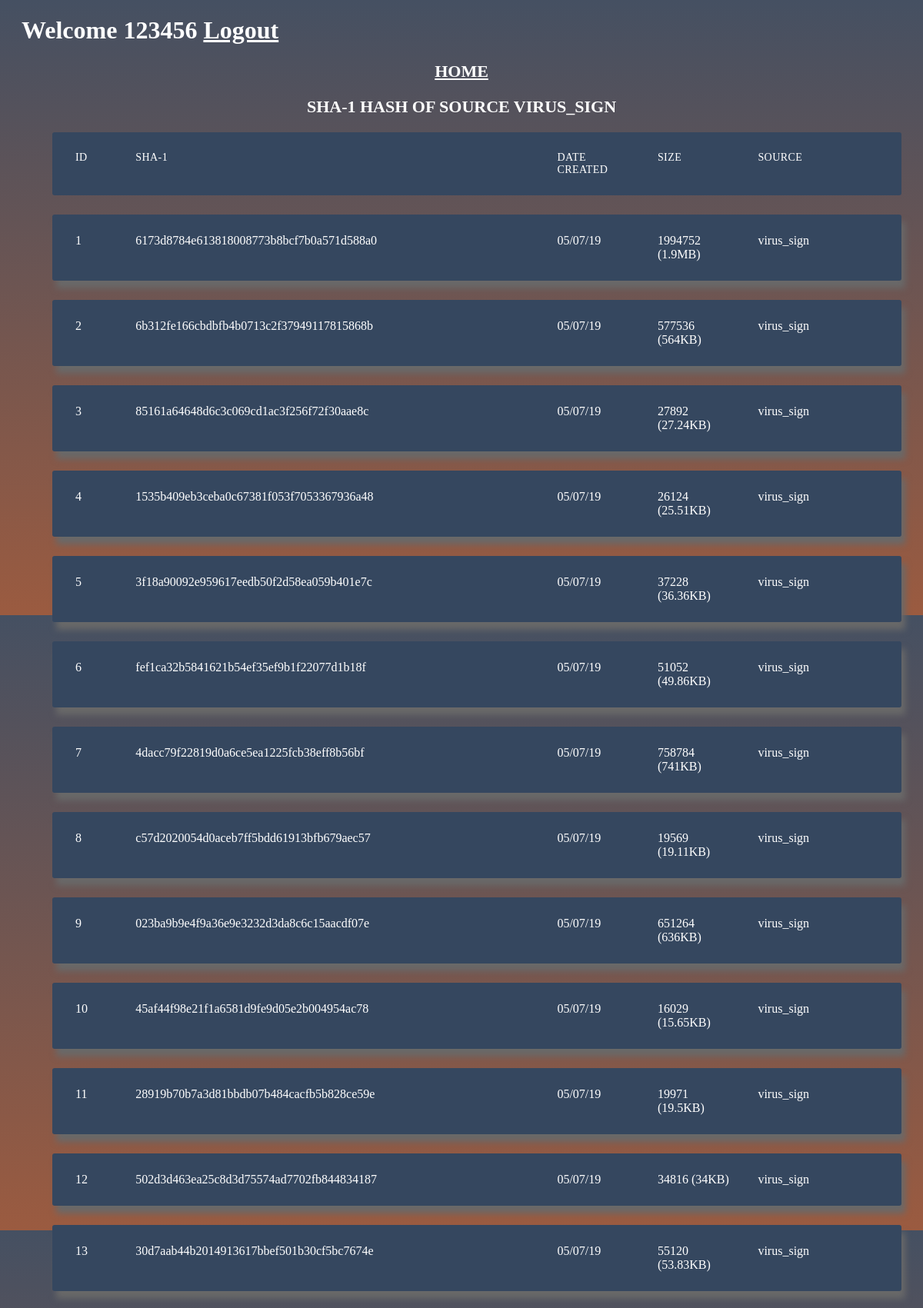
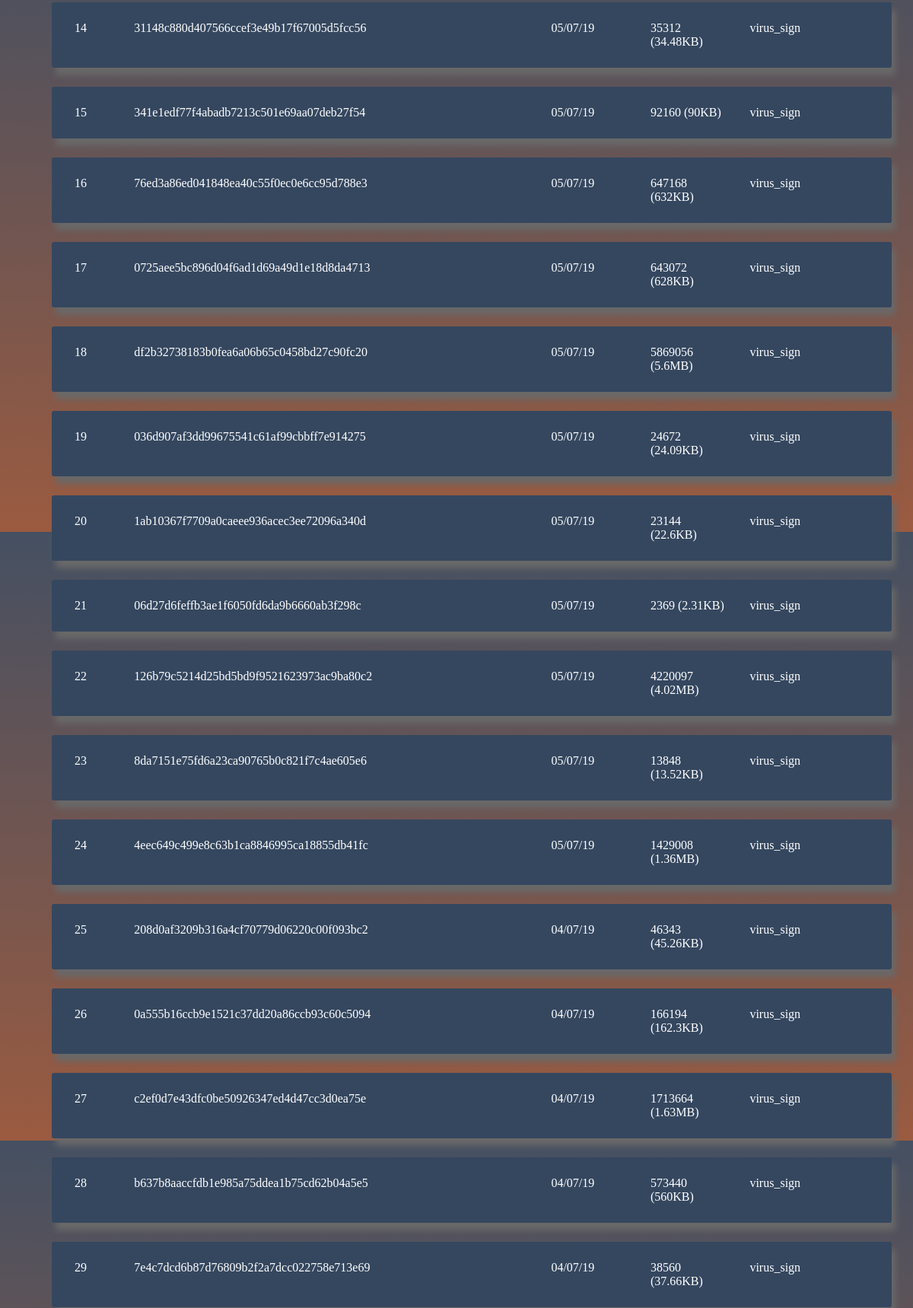
The page /source1_sha1 (signed in, upper part) on the database its author committed (2 pictures, top to bottom).
### hash_file/models.py (models this page shows, shortened)
class User(db.Model,UserMixin):
    id=db.Column(db.Integer,primary_key=True)
    name=db.Column(db.String(30),nullable=True)
    username=db.Column(db.String(20),unique=True,nullable=True)
    email=db.Column(db.String(30),unique=True,nullable=True)
    password=db.Column(db.String(40),unique=True,nullable=False)

class sha1(db.Model):
    id=db.Column(db.Integer,primary_key=True)
    hash=db.Column(db.String(400),nullable=True)
    date_created=db.Column(db.String(400),nullable=True)
    size=db.Column(db.String(400),nullable=True)
    source=db.Column(db.String(100),nullable=True)

### hash_file/routes.py (the view)
@app.route("/source1_sha1",methods=['GET','POST'])
def source1_sha1():
    try:
        data=sha1.query.filter(sha1.source=='virus_sign')
        return render_template('index1.html',title = 'HASH WORLD',data=data,str='SHA-1 HASH OF SOURCE VIRUS_SIGN',name=current_user.username)
    except:
        return redirect(url_for('error'))

### hash_file/routes.py (called while the page is built)
@login_manager.user_loader
def load_user(user_id):
    return User.query.get(int(user_id))

### hash_file/templates/index1.html (shortened to what this page needs)
<!DOCTYPE html>
<html lang="en" >
<head>
    <link rel="stylesheet" href="https://cdnjs.cloudflare.com/ajax/libs/meyer-reset/2.0/reset.min.css">
      <link rel="stylesheet" href="static/sty.css" type="text/css">
</head>
<body>
  <div class="container">
    <h1>  Welcome {{name}}  <a style="color: white" href='http://127.0.0.1:5000/logout'>Logout</a></h1>
  <h2 align='left'><a style="color: white" href='http://127.0.0.1:5000/basic'>HOME</h2></a><h2 align='centre'> {{str}}</h2>
  <ul class="responsive-table">
    <li class="table-header">
      <div class="col col-1">Id</div>
      <div class="col col-2">SHA-1</div>
      <div class="col col-3">Date Created</div>
      <div class="col col-4">Size</div>
      <div class="col col-5">Source</div>
    </li>
    {%for d in data%}
    <li class="table-row">
      <div class="col col-1" data-label="Id">{{d.id}}</div>
      <div class="col col-2" data-label="SHA-1">{{d.hash}}</div>
      <div class="col col-3" data-label="Date Created">{{d.date_created}}</div>
      <div class="col col-4" data-label="Size">{{d.size}}</div>
      <div class="col col-5" data-label="Source">{{d.source}}</div>
    </li>
    {%endfor%}
  </ul>
</div>
</body>
</html>

### hash_file/static/sty.css (style rules this page uses)
body { background: #9B5B40; background: -webkit-linear-gradient(#455062, #9B5B40); background: -o-linear-gradient(r#455062, #9B5B40); background: -moz-linear-gradient(#455062, #9B5B40); background: linear-gradient(#455062, #9B5B40); color:white ; font-family: tahoma; }
.container { max-width: 1500px; margin-left: 10px; margin-right: 10px; padding-left: 10px; padding-right: 10px; }
h2 { font-size: 22px; margin: 20px 0; text-align: center; }
.responsive-table li { border-radius: 3px; padding: 25px 30px; display: flex; justify-content: space-between; margin-bottom: 25px; }
.responsive-table .table-header { background-color: #35475F ; font-size: 14px; text-transform: uppercase; letter-spacing: 0.03em; }
.responsive-table .table-row { background-color: #35475F; box-shadow: 5px 10px 8px #696969; }
.responsive-table .col-1 { color: white; flex-basis: 5%; }
.responsive-table .col-2 { color: white; flex-basis: 50%; }
.responsive-table .col-3 { color: white; flex-basis: 10%; }
.responsive-table .col-4 { color: white; flex-basis: 10%; }
.responsive-table .col-5 { color: white; flex-basis: 15%; }

### rows shown on the page
User: username "123456"
sha1: id "1", hash "6173d8784e613818008773b8bcf7b0a571d588a0", date_created "05/07/19", size "1994752 (1.9MB)", source "virus_sign"
sha1: id "2", hash "6b312fe166cbdbfb4b0713c2f37949117815868b", date_created "05/07/19", size "577536 (564KB)", source "virus_sign"
sha1: id "3", hash "85161a64648d6c3c069cd1ac3f256f72f30aae8c", date_created "05/07/19", size "27892 (27.24KB)", source "virus_sign"
sha1: id "4", hash "1535b409eb3ceba0c67381f053f7053367936a48", date_created "05/07/19", size "26124 (25.51KB)", source "virus_sign"
sha1: id "5", hash "3f18a90092e959617eedb50f2d58ea059b401e7c", date_created "05/07/19", size "37228 (36.36KB)", source "virus_sign"
sha1: id "6", hash "fef1ca32b5841621b54ef35ef9b1f22077d1b18f", date_created "05/07/19", size "51052 (49.86KB)", source "virus_sign"
sha1: id "7", hash "4dacc79f22819d0a6ce5ea1225fcb38eff8b56bf", date_created "05/07/19", size "758784 (741KB)", source "virus_sign"
sha1: id "8", hash "c57d2020054d0aceb7ff5bdd61913bfb679aec57", date_created "05/07/19", size "19569 (19.11KB)", source "virus_sign"
sha1: id "9", hash "023ba9b9e4f9a36e9e3232d3da8c6c15aacdf07e", date_created "05/07/19", size "651264 (636KB)", source "virus_sign"
sha1: id "10", hash "45af44f98e21f1a6581d9fe9d05e2b004954ac78", date_created "05/07/19", size "16029 (15.65KB)", source "virus_sign"
sha1: id "11", hash "28919b70b7a3d81bbdb07b484cacfb5b828ce59e", date_created "05/07/19", size "19971 (19.5KB)", source "virus_sign"
sha1: id "12", hash "502d3d463ea25c8d3d75574ad7702fb844834187", date_created "05/07/19", size "34816 (34KB)", source "virus_sign"
sha1: id "13", hash "30d7aab44b2014913617bbef501b30cf5bc7674e", date_created "05/07/19", size "55120 (53.83KB)", source "virus_sign"
sha1: id "14", hash "31148c880d407566ccef3e49b17f67005d5fcc56", date_created "05/07/19", size "35312 (34.48KB)", source "virus_sign"
sha1: id "15", hash "341e1edf77f4abadb7213c501e69aa07deb27f54", date_created "05/07/19", size "92160 (90KB)", source "virus_sign"
sha1: id "16", hash "76ed3a86ed041848ea40c55f0ec0e6cc95d788e3", date_created "05/07/19", size "647168 (632KB)", source "virus_sign"
sha1: id "17", hash "0725aee5bc896d04f6ad1d69a49d1e18d8da4713", date_created "05/07/19", size "643072 (628KB)", source "virus_sign"
sha1: id "18", hash "df2b32738183b0fea6a06b65c0458bd27c90fc20", date_created "05/07/19", size "5869056 (5.6MB)", source "virus_sign"
sha1: id "19", hash "036d907af3dd99675541c61af99cbbff7e914275", date_created "05/07/19", size "24672 (24.09KB)", source "virus_sign"
sha1: id "20", hash "1ab10367f7709a0caeee936acec3ee72096a340d", date_created "05/07/19", size "23144 (22.6KB)", source "virus_sign"
sha1: id "21", hash "06d27d6feffb3ae1f6050fd6da9b6660ab3f298c", date_created "05/07/19", size "2369 (2.31KB)", source "virus_sign"
sha1: id "22", hash "126b79c5214d25bd5bd9f9521623973ac9ba80c2", date_created "05/07/19", size "4220097 (4.02MB)", source "virus_sign"
sha1: id "23", hash "8da7151e75fd6a23ca90765b0c821f7c4ae605e6", date_created "05/07/19", size "13848 (13.52KB)", source "virus_sign"
sha1: id "24", hash "4eec649c499e8c63b1ca8846995ca18855db41fc", date_created "05/07/19", size "1429008 (1.36MB)", source "virus_sign"
sha1: id "25", hash "208d0af3209b316a4cf70779d06220c00f093bc2", date_created "04/07/19", size "46343 (45.26KB)", source "virus_sign"
sha1: id "26", hash "0a555b16ccb9e1521c37dd20a86ccb93c60c5094", date_created "04/07/19", size "166194 (162.3KB)", source "virus_sign"
sha1: id "27", hash "c2ef0d7e43dfc0be50926347ed4d47cc3d0ea75e", date_created "04/07/19", size "1713664 (1.63MB)", source "virus_sign"
sha1: id "28", hash "b637b8aaccfdb1e985a75ddea1b75cd62b04a5e5", date_created "04/07/19", size "573440 (560KB)", source "virus_sign"
sha1: id "29", hash "7e4c7dcd6b87d76809b2f2a7dcc022758e713e69", date_created "04/07/19", size "38560 (37.66KB)", source "virus_sign"

### other values the page prints
{{ str }} "SHA-1 HASH OF SOURCE VIRUS_SIGN"
